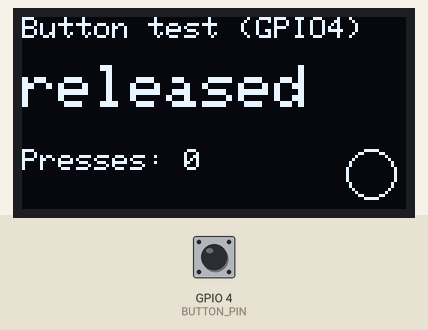
Recording of a sketch running on a simulated ESP32. Shown: 128×64 one-colour display. The inputs (shaded band) are chosen by the test bench; at power-on: GPIO 4 (BUTTON_PIN) HIGH. What the sketch prints to the serial monitor is not drawn.

Above: at 1.2 s.
1.3 s: GPIO 4 (BUTTON_PIN) pulled LOW for 0.15 s
At 1.9 s:
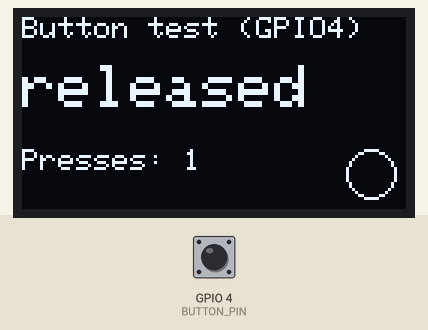
3.0 s: GPIO 4 (BUTTON_PIN) pulled LOW for 1 s
At 3.7 s:
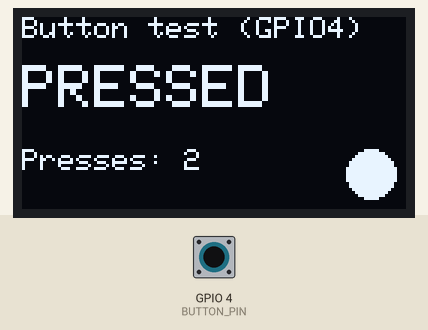
5.5 s: GPIO 4 (BUTTON_PIN) pulled LOW for 0.15 s
At 6.3 s:
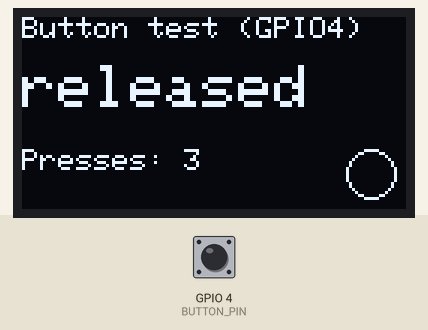
7.2 s: GPIO 4 (BUTTON_PIN) pulled LOW for 1 s
At 8.9 s:
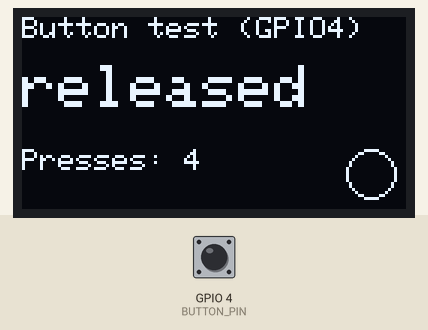
Timing chart, 0 to 10.4 s (numbered marks = the images above; inputs shaded):
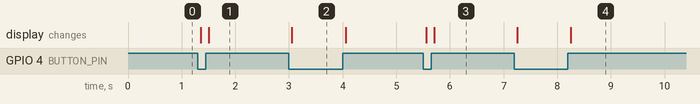

The sketch:

button_test.ino
```cpp
// Button test for ESP32 DevKit + SSD1306 OLED
// OLED:   GND->GND, VCC->3V3, SCL->GPIO22, SDA->GPIO21
// Button: one leg -> GPIO4, diagonally opposite leg -> GND
//         (uses the internal pull-up, so no resistor needed)

#include <Wire.h>
#include <Adafruit_GFX.h>
#include <Adafruit_SSD1306.h>

#define SDA_PIN 21
#define SCL_PIN 22
#define BUTTON_PIN 4
#define DEBOUNCE_MS 30

Adafruit_SSD1306 display(128, 64, &Wire, -1);

bool pressed = false;        // debounced state
bool lastReading = false;
uint32_t lastChange = 0;
uint32_t pressCount = 0;

void drawScreen() {
  display.clearDisplay();
  display.setTextSize(1);
  display.setCursor(0, 0);
  display.println("Button test (GPIO4)");

  display.setTextSize(2);
  display.setCursor(0, 16);
  display.println(pressed ? "PRESSED" : "released");

  display.setTextSize(1);
  display.setCursor(0, 44);
  display.printf("Presses: %lu", pressCount);

  if (pressed) display.fillCircle(116, 52, 8, SSD1306_WHITE);
  else display.drawCircle(116, 52, 8, SSD1306_WHITE);
  display.display();
}

void setup() {
  Serial.begin(115200);
  pinMode(BUTTON_PIN, INPUT_PULLUP);
  Wire.begin(SDA_PIN, SCL_PIN);

  if (!display.begin(SSD1306_SWITCHCAPVCC, 0x3C)) {
    Serial.println("SSD1306 init failed");
    while (true) delay(100);
  }
  display.setTextColor(SSD1306_WHITE);
  Serial.printf("Button test ready, GPIO%d reads %s\n", BUTTON_PIN,
                digitalRead(BUTTON_PIN) ? "HIGH (released)" : "LOW (pressed?)");
  drawScreen();
}

void loop() {
  // Pull-up means the pin reads LOW while the button is held
  bool reading = digitalRead(BUTTON_PIN) == LOW;
  if (reading != lastReading) {
    lastChange = millis();
    lastReading = reading;
  }
  if (millis() - lastChange >= DEBOUNCE_MS && reading != pressed) {
    pressed = reading;
    if (pressed) pressCount++;
    Serial.printf("%s (presses: %lu)\n", pressed ? "Pressed" : "Released", pressCount);
    drawScreen();
  }
}
```

Measured:
- after the input at 1.3 s, the display: first changes after 0.06 s (image 1 shows a later state)
- after the input at 3.0 s, the display: changes after 0.06 s (image 2)
- after the input at 5.5 s, the display: first changes after 0.06 s (image 3 shows a later state)
- after the input at 7.2 s, the display: first changes after 0.06 s (image 4 shows a later state)
